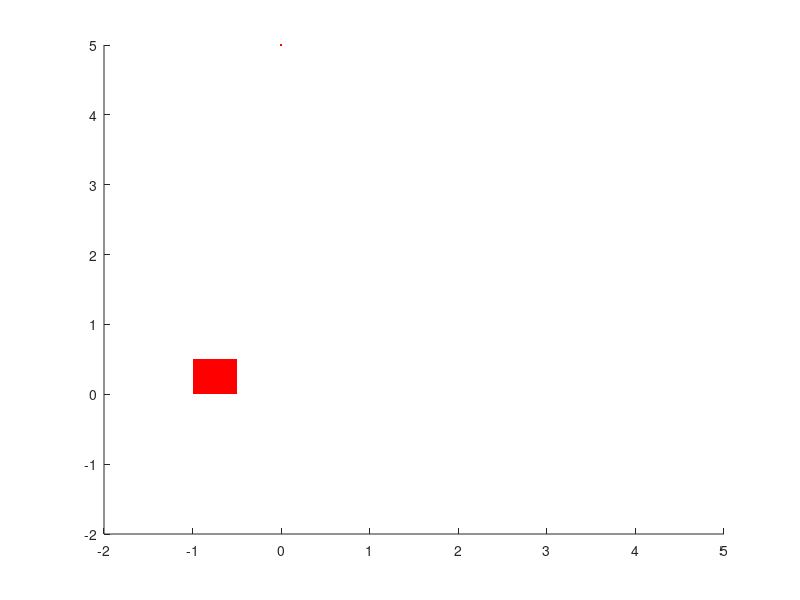

MATLAB code for this plot: (Note: this script raises an error after producing the figure.)
%% ME3050 - Dynamics, Modeling, and Control
% Tristan Hill - 09/10/2015
% 1DOF lumped parameter model (mass+damper) 
%%
% using the...
% TIMER CALLBACK CODE - MATLAB CENTRAL
% Sachitha Obeysekara:
%%

clear all
close all
clc

i=1;
t=0;
dt=.05;
tmax=10;

%define the model parameters
m=10;    %mass of mass (kg)
k=45;    %spring constant (N/m)
% c=2;   %damping coefficient (N/m/s)
g=9.8;  %m/s^2
l=.02;     %unstrectched length of spring (m)
y0=5;
v0=0; 
yh=y0;
vy=v0; 
%initial conditions

%find c based on damping ratio
dr=.5;   %underdamped 
% dr=1;  %critically damped
% dr=2;  %overdamped
c=dr*2*sqrt(m*k);

A=1;
C=1*y0/m;
B=15;

% prepare the plot
 axes('xlim',[-2,5],'ylim',[-2,5]);
 
 lh=line(t,y0,...
        'userdata',0,...
        'marker','.',...
        'color','red',...
        'markersize',5,...
        'linestyle','none');
    
  px=[0 .5 .5 0]-1;
  py=[0 0 .5 .5];
  pp=patch(px,py,'red',...
        'userdata',0,...
        'marker','.',...
        'markersize',5,...
        'linestyle','none');
    
  
 shg;   
% prepare a simple timer update function
 tfun=[
        't=[t t(i)+dt];'...  
        'yh=[yh y0+C*exp(-A*(t(i)))*sin(B*t(i))];'...
        'ay=10;'...
        'vy(i+1)=vy(i)+ay*dt;'...
        'py=[0 0 .5 .5]+yh(i);'....
        'set(lh,''ydata'',yh);'...
        'set(lh,''xdata'',t);'...
        'set(pp,''xdata'',px);'...
        'set(pp,''ydata'',py);'...
        't(i)=t(i)+dt;'...
        'i=i+1;'...
 ];
% create the timer
 th=timer;
 set(th,...
    'timerfcn',tfun,...
    'period',dt,...
    'executionmode','fixedrate');
% ...and start it

start(th);

% while(t<tmax);
% end
%    
% % clean up
% stop(th);
% delete(th);
% close(h)
